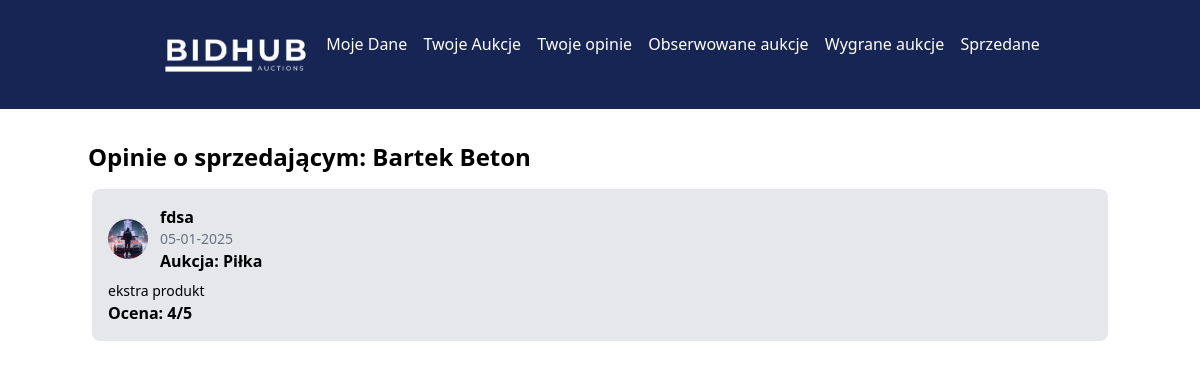
The page /dist/seller_reviews.php?seller_id=29 (signed in) on the database its author committed.
### tables this page shows
CREATE TABLE `users` (
  `id_user` int(11) NOT NULL,
  `firstName` varchar(50) NOT NULL,
  `lastName` varchar(50) NOT NULL,
  `email` varchar(60) NOT NULL,
  `id_role` tinyint(4) NOT NULL DEFAULT 1,
  `pass` varchar(255) NOT NULL,
  `passwordrepeat` varchar(255) NOT NULL,
  `city` varchar(100) DEFAULT NULL,
  `street` varchar(100) DEFAULT NULL,
  `house_number` varchar(10) DEFAULT NULL,
  `postal_code` varchar(20) DEFAULT NULL,
  `phone_number` varchar(20) DEFAULT NULL,
  `profile_image` varchar(255) DEFAULT '../uploads/user-3331256_1280.png',
  `reset_token` varchar(255) DEFAULT NULL,
  `token_expiry` datetime DEFAULT NULL,
  `bank_account_number` varchar(34) DEFAULT NULL
);

CREATE TABLE `reviews` (
  `id_review` int(11) NOT NULL,
  `completed_auction_id` int(11) NOT NULL,
  `reviewer_id` int(11) NOT NULL,
  `reviewed_user_id` int(11) NOT NULL,
  `rating` tinyint(4) NOT NULL CHECK (`rating` between 1 and 5),
  `comment` varchar(1000) DEFAULT NULL,
  `review_date` datetime DEFAULT current_timestamp()
);

CREATE TABLE `completed_auctions` (
  `id` int(11) NOT NULL,
  `title` varchar(255) DEFAULT NULL,
  `image` varchar(255) NOT NULL,
  `description` text DEFAULT NULL,
  `end_time` datetime DEFAULT NULL,
  `price` decimal(10,2) DEFAULT NULL,
  `status` varchar(50) DEFAULT NULL,
  `id_user` int(11) DEFAULT NULL,
  `highest_bidder_id` int(11) DEFAULT NULL,
  `payment_status` enum('zaplacone','niezaplacone') DEFAULT 'niezaplacone',
  `delivery_status` enum('odebrane','nieodebrane') DEFAULT 'nieodebrane',
  `is_send` enum('tak','nie') DEFAULT 'nie'
);

### dist/seller_reviews.php (the view, shortened to what this page needs)
<?php
include_once "../scripts/connect.php";
$sellerId = (int)$_GET['seller_id'];
$sellerInfoQuery = "SELECT firstName, lastName FROM users WHERE id_user = :seller_id";
$sellerInfoStmt = $conn->prepare($sellerInfoQuery);
$sellerInfoStmt->execute(['seller_id' => $sellerId]);
$sellerInfo = $sellerInfoStmt->fetch(PDO::FETCH_ASSOC);
$reviewsSql = "SELECT r.rating, r.comment, r.review_date, u.firstName AS reviewer_first_name, u.profile_image, ca.title AS auction_title
               FROM reviews r
               JOIN users u ON r.reviewer_id = u.id_user
               JOIN completed_auctions ca ON r.completed_auction_id = ca.id
               WHERE r.reviewed_user_id = :seller_id
               ORDER BY r.review_date DESC";
$reviewsStmt = $conn->prepare($reviewsSql);
$reviewsStmt->execute(['seller_id' => $sellerId]);
$sellerReviews = $reviewsStmt->fetchAll(PDO::FETCH_ASSOC);
?>
<!DOCTYPE html>
<html lang="pl">
<head>
    <link rel="stylesheet" href="../src/output.css">
    <link href="https://cdn.jsdelivr.net/npm/tailwindcss@2.2.19/dist/tailwind.min.css" rel="stylesheet">
</head>
<body>
<header class="bg-blue-950">
    <div class="container w-4/5 m-auto bg-blue-950 flex justify-around p-8">
        <div><a href="loggin.php"><img src="/projekt/projekt/img/BidHub_logo_removebg_minimalized.png" alt="Logo" width="150" height="150"></a></div>
        <div class="text-white"><a href="user_profile.php">Moje Dane</a></div>
        <div class="text-white"><a href="user_profile_auctions.php">Twoje Aukcje</a></div>
        <div class="text-white"><a href="my_reviews.php">Twoje opinie</a></div>
        <div class="text-white"><a href="user_profile_fav.php">Obserwowane aukcje</a></div>
        <div class="text-white"><a href="user_win_auction_profile.php">Wygrane aukcje</a></div>
        <div class="text-white"><a href="user_sold_list.php">Sprzedane</a></div>
    </div>
</header>
<main class="container mx-auto mt-8">
    <h2 class="text-2xl font-bold mb-4">Opinie o sprzedającym: <?php echo htmlspecialchars($sellerInfo['firstName'] . ' ' . $sellerInfo['lastName']); ?></h2>
    <ul>
        <?php if (!empty($sellerReviews)): ?>
            <?php foreach ($sellerReviews as $review): ?>
                <li class="bg-gray-200 m-1 p-4 rounded-lg">
                    <div class="flex items-center">
                        <img class="w-10 h-10 rounded-full mr-3" src="<?php echo htmlspecialchars($review['profile_image']); ?>" alt="Zdjęcie profilu">
                        <div>
                            <p class="font-bold"><?php echo htmlspecialchars($review['reviewer_first_name']); ?></p>
                            <p class="text-sm text-gray-500"><?php echo htmlspecialchars(date('d-m-Y', strtotime($review['review_date']))); ?></p>
                            <p class="font-semibold">Aukcja: <?php echo htmlspecialchars($review['auction_title']); ?></p>
                        </div>
                    </div>
                    <div class="mt-2">
                        <p class="text-sm"><?php echo htmlspecialchars($review['comment']); ?></p>
                        <p class="font-bold">Ocena: <?php echo htmlspecialchars($review['rating']); ?>/5</p>
                    </div>
                </li>
            <?php endforeach; ?>
        <?php else: ?>
            <p>Sprzedający nie ma jeszcze żadnych opinii.</p>
        <?php endif; ?>
    </ul>
</main>
</body>
</html>

### rows shown on the page
users: firstName+lastName "Bartek Beton"
reviews: users.profile_image (picture), users.firstName "fdsa", review_date "05-01-2025", completed_auction.title "Piłka", comment "ekstra produkt", rating "4"
